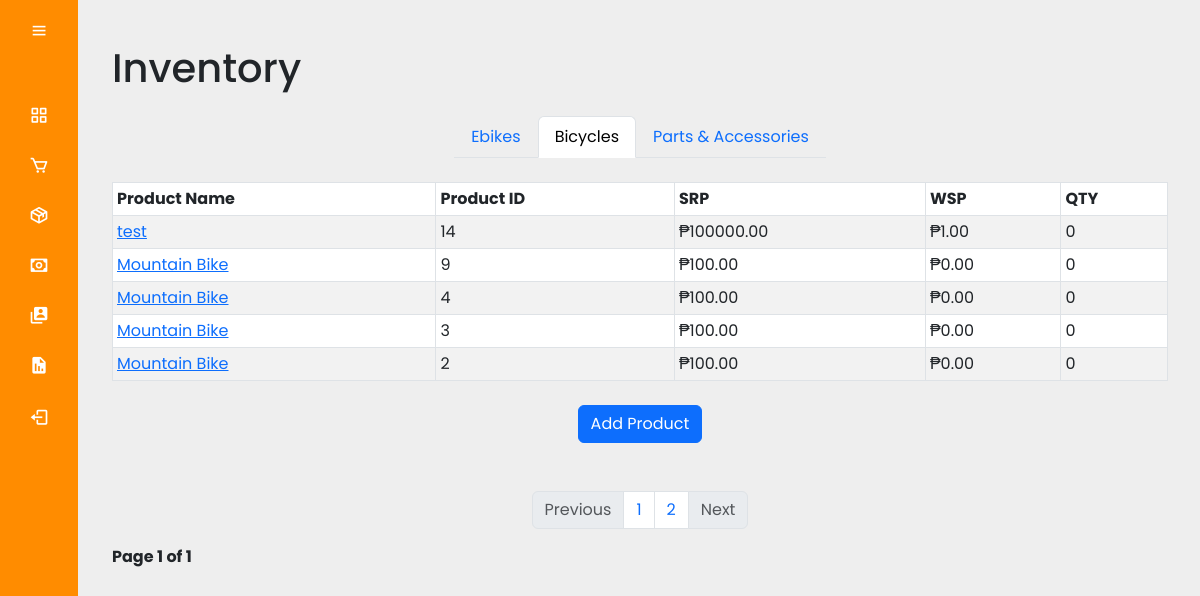
Page /admin/inventory.php?category=bicycles&page_no=1 (signed in) on the committed database.
### tables this page shows
CREATE TABLE `products` (
  `product_id` int(11) NOT NULL,
  `product_name` varchar(100) NOT NULL,
  `product_category` varchar(100) NOT NULL,
  `product_description` varchar(255) NOT NULL,
  `product_image` varchar(255) NOT NULL,
  `product_image2` varchar(255) NOT NULL,
  `product_image3` varchar(255) NOT NULL,
  `product_image4` varchar(255) NOT NULL,
  `product_price` decimal(8,2) NOT NULL,
  `product_bp` decimal(8,2) NOT NULL,
  `product_wsp` decimal(8,2) NOT NULL,
  `product_special_offer` decimal(10,2) NOT NULL,
  `product_color` text NOT NULL,
  `product_size` varchar(250) NOT NULL,
  `product_quantity` int(11) NOT NULL
);

### admin/inventory.php (the view, shortened to what this page needs)
<?php include('header.php'); ?>
<?php
$page_no = isset($_GET['page_no']) ? $_GET['page_no'] : 1;
$category = isset($_GET['category']) ? $_GET['category'] : 'Ebike';
$category_condition = '';
if ($category === 'Ebike') {
    $category_condition = "WHERE product_category = 'Ebike'";
} else if ($category === 'bicycles') {
    $category_condition = "WHERE product_category = 'Bike'";
} else if ($category === 'parts_accessories') {
    $category_condition = "WHERE product_category = 'parts'";
}
$stmt1 = $conn->prepare("SELECT COUNT(*) AS total_records FROM products $category_condition");
$stmt1->execute();
$stmt1->bind_result($total_records);
$total_records_per_page = 5;
$total_no_of_pages = ceil($total_records / $total_records_per_page);
$page_no = max(1, min($page_no, $total_no_of_pages));
$offset = ($page_no - 1) * $total_records_per_page;
$category_condition = "";
$params = array($offset, $total_records_per_page);
if ($category === 'Ebike') {
    $category_condition = "WHERE product_category = 'Ebike'";
} else if ($category === 'bicycles') {
    $category_condition = "WHERE product_category = 'Bike'";
} else if ($category === 'parts_accessories') {
    $category_condition = "WHERE product_category = 'parts'";
}
$query = "SELECT * FROM products $category_condition ORDER BY product_id DESC LIMIT ?, ?";
$stmt2 = $conn->prepare($query);
$stmt2->bind_param("ii", ...$params);
$stmt2->execute();
$products = $stmt2->get_result();
?>
<?php include('security.php');
include('sidemenu.php'); ?>
<div class="main-content">
        <div class="container-fluid">
            <h1 class="my-4">Inventory</h1>
           <div class="d-flex justify-content-center mb-4">
    <ul class="nav nav-tabs">
        <li class="nav-item">
            <a class="nav-link <?= ($category === 'Ebike' || $category === '') ? 'active' : ''; ?>" href="?category=Ebike&page_no=<?= $page_no ?>">Ebikes</a>
        </li>
        <li class="nav-item">
            <a class="nav-link <?= ($category === 'bicycles') ? 'active' : ''; ?>" href="?category=bicycles&page_no=<?= $page_no ?>">Bicycles</a>
        </li>
        <li class="nav-item">
            <a class="nav-link <?= ($category === 'parts_accessories') ? 'active' : ''; ?>" href="?category=parts_accessories&page_no=<?= $page_no ?>">Parts & Accessories</a>
        </li>
    </ul>
</div>
            <div class="table-responsive">
                <table class="table table-striped table-bordered table-hover table-sm">
                    <thead>
                        <tr>
                            <th scope="col">Product Name</th>
                            <th scope="col">Product ID</th>
                            <th scope="col">SRP</th>
                            <th scope="col">WSP</th>
                            <th scope="col">QTY</th>
                        </tr>
                    </thead>
                    <tbody>
                    <?php foreach($products as $product) { ?>
    <tr>
        <td><a href="product_details.php?product_id=<?php echo $product['product_id']; ?>"><?php echo $product['product_name']; ?></a></td>
        <td><?php echo $product['product_id']; ?></td>
        <td><?php echo "₱".$product['product_price']; ?></td>
        <td><?php echo "₱".$product['product_special_offer']; ?></td>
        <td><?php echo $product['product_quantity']; ?></td>
    </tr>
<?php } ?>
                    </tbody>
                </table>
    <div class="text-center mt-4">
        <a href="add_product.php" class="btn btn-primary">Add Product</a>
    </div>
</div>
                <nav aria-label="Page navigation example" class="text-center">
                    <ul class="pagination mt-5 justify-content-center">
                        <li class="page-item">
                            <a class="page-link <?= ($page_no <= 1) ? 'disabled' : ''; ?> " <?= ($page_no > 1) ? 'href="?category=' . $category . '&page_no=' .$previous_page : ''; ?>>Previous</a>
                        </li>
                        <li class="page-item"><a href="?category=<?= $category ?>&page_no=1" class="page-link">1</a></li>
                        <li class="page-item"><a href="?category=<?= $category ?>&page_no=2" class="page-link">2</a></li>
                        <li class="page-item">
                            <a class="page-link <?= ($page_no >= $total_no_of_pages) ? 'disabled' : ''; ?> " <?= ($page_no < $total_no_of_pages) ? 'href="?category=' . $category . '&page_no=' .$next_page : ''; ?>>Next</a>
                        </li>
                    </ul>
                </nav>
                <div class="p-10">
                    <strong>Page <?= $page_no; ?> of <?= $total_no_of_pages ?></strong>
                </div>
            </div>
    </div>

### assets/css/admin_style.css (style rules this page uses)
* { margin: 0; padding: 0; box-sizing: border-box; font-family: 'Poppins', sans-serif; }
body { background-color: #eee; }
.main-content { position: relative; min-height: 100vh; top: 0; left: 80px; transition: all 0.5s ease; width: calc(100% - 80px); padding: 1rem; }
.table-responsive { width: 100%; overflow-x: auto; }
.main-content { padding: 20px; }

### rows in the picture
products: product_name "test", product_id "14", product_price "100000.00", product_special_offer "1.00", product_quantity "0"
products: product_name "Mountain Bike", product_id "9", product_price "100.00", product_special_offer "0.00", product_quantity "0"
products: product_name "Mountain Bike", product_id "4", product_price "100.00", product_special_offer "0.00", product_quantity "0"
products: product_name "Mountain Bike", product_id "3", product_price "100.00", product_special_offer "0.00", product_quantity "0"
products: product_name "Mountain Bike", product_id "2", product_price "100.00", product_special_offer "0.00", product_quantity "0"

### other values in the picture
$page_no "1"
$total_no_of_pages "1"
